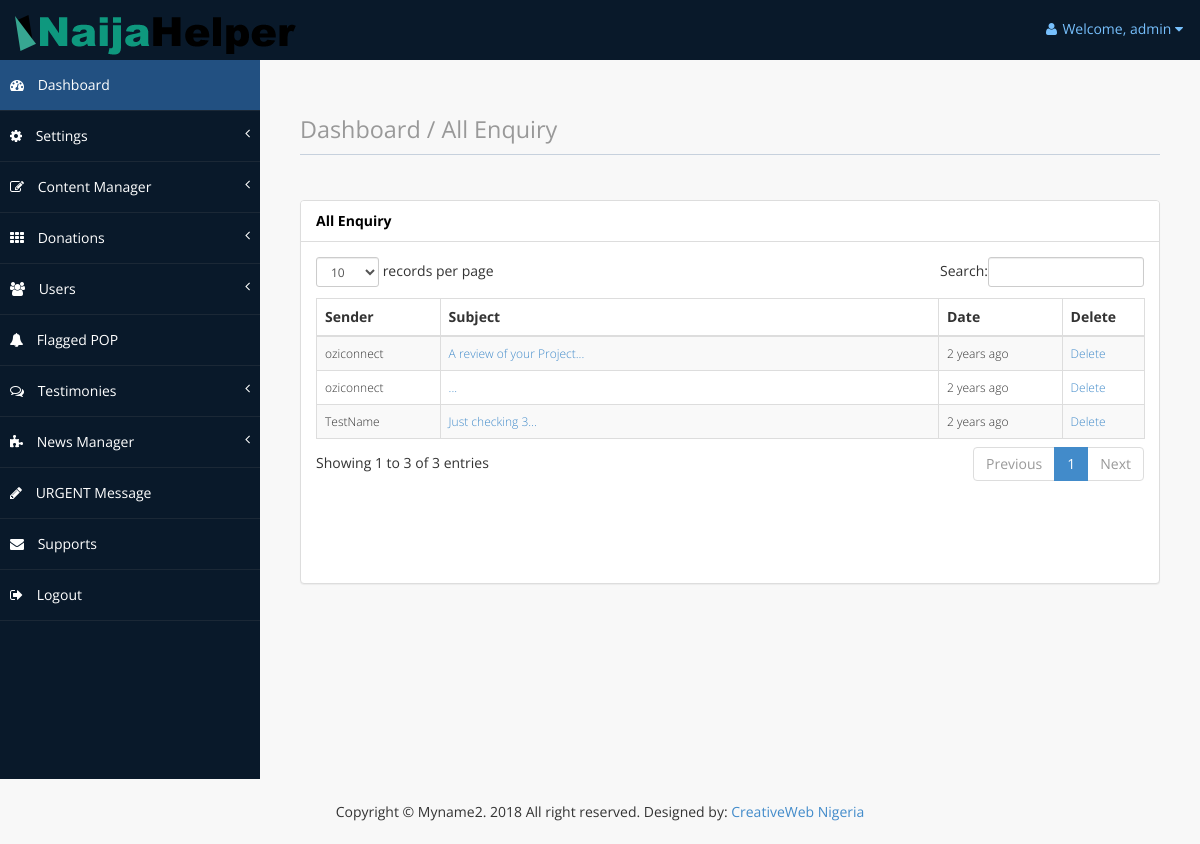
/administrator/supports (signed in), run on the app's committed database.
### tables this page shows
CREATE TABLE `website_settings` (
  `id` int(11) NOT NULL,
  `site_name` varchar(100) NOT NULL,
  `site_title` varchar(100) NOT NULL,
  `site_description` varchar(255) NOT NULL,
  `favicon_url` varchar(100) NOT NULL,
  `logo_url` varchar(100) NOT NULL,
  `last_updated` timestamp NOT NULL DEFAULT CURRENT_TIMESTAMP ON UPDATE CURRENT_TIMESTAMP
);

CREATE TABLE `messaging` (
  `id` int(11) NOT NULL,
  `sender_id` int(11) NOT NULL,
  `sender_name` varchar(100) NOT NULL,
  `reciever_id` int(11) NOT NULL,
  `receiver_name` varchar(100) NOT NULL,
  `subject` varchar(225) NOT NULL,
  `message` longtext NOT NULL,
  `file` varchar(100) NOT NULL,
  `status` varchar(100) NOT NULL,
  `ip` int(11) NOT NULL,
  `date_sent` datetime NOT NULL,
  `date_read` varchar(100) NOT NULL
);

### core/class.admin.php (called while the page is built, shortened)
<?php
	class ADMIN {
		private $connect;
		public function __construct(){
			$database = new Database();
			$db = $database->dbConnection();
			$this->connect = $db;
		}
		public function runQuery($sql){
			$stmt = $this->connect->prepare($sql);
			return $stmt;
		}
		public function enquirys(){
			try	{
				$stmt = $this->connect->prepare("SELECT *
					FROM messaging WHERE NOT sender_name='Admin'
					AND id IN (SELECT MAX(id) FROM messaging
					GROUP BY sender_id, reciever_id)
					ORDER BY date_sent DESC");
				$stmt->execute();
			}
			catch(PDOException $e){
				echo $e->getMessage();
			}
			$matches = $stmt->fetchAll(PDO::FETCH_ASSOC);
			return $matches;
		}
	}
	function timeAgo($dateTime){
		$dateTime = strtotime($dateTime);
		$cur_time   = time();
		$time_elapsed   = $cur_time - $dateTime;
		$seconds    = $time_elapsed ;
		$minutes    = round($time_elapsed / 60 );
		$hours      = round($time_elapsed / 3600);
		$days       = round($time_elapsed / 86400 );
		$weeks      = round($time_elapsed / 604800);
		$months     = round($time_elapsed / 2600640 );
		$years      = round($time_elapsed / 31207680 );
		if($seconds <= 60){
			return '<span style="color:#096;font-style:italic;">Just now</span>';
		}
		else if($hours <= 24){
			if($hours == 1){
				return "<span style=\"color:#096;font-style:italic;\">an hour ago</span>";
			}else{
				return "<span style=\"color:#096;font-style:italic;\">$hours hrs ago </span>";
			}
		}
		else if($days <= 7){
			if($days == 1){
				return "Yesterday";
			}else{
				return "$days days ago";
			}
		}
		else if($weeks <= 4.3){
			if($weeks == 1){
				return "a week ago";
			}else{
				return "$weeks weeks ago";
			}
		}
		else if($months <= 12){
			if($months == 1){
				return "a month ago";
			}else{
				return "$months months ago";
			}
		}
		else{
			if($years == 1){
				return "1 year ago";
			}else{
				return "$years years ago";
			}
		}
	}
?>

### core/adminSession.php (called while the page is built, shortened)
<?php
	$session = new ADMIN();
	if(!$session->is_loggedin()){
		$session->redirect(BASE_URL.'administrator/login');
		exit();
	}else{
		$auth_user = new ADMIN();
		$adminID = $_SESSION['admin_session'];
		$stmt = $auth_user->runQuery("SELECT * FROM admin WHERE id=:adminID");
		$stmt->execute(array(":adminID"=>$adminID));
		$userInfo = $stmt->fetch(PDO::FETCH_ASSOC);
		$stmt = $auth_user->runQuery("SELECT * FROM website_settings WHERE id='1'");
		$stmt->execute();
		$siteInfo = $stmt->fetch(PDO::FETCH_ASSOC);
	}

### administrator/supports.php (the view, shortened to what this page needs)
<?php
	require_once(ROOT_PATH . "core/class.admin.php");
	require_once(ROOT_PATH . "core/adminSession.php");
	$enquirys = $auth_user->enquirys();
?>
<?php include(ROOT_PATH."administrator/includes/header.php") ?>
<?php include(ROOT_PATH."administrator/includes/navMenu.php") ?>
        <div id="page-wrapper">
            <div id="page-inner">
                <div class="row">
                    <div class="col-md-12">
                        <h1 class="page-header">
                            <small>Dashboard / All Enquiry</small>
                        </h1>
                    </div>
                </div>
              <div class="row">
                <div class="col-md-12">
                    <div class="panel panel-default">
                        <div class="panel-heading">
                             All Enquiry
                        </div>
                        <div class="panel-body">
                            <div class="table-responsive">
                                <table class="table table-striped table-bordered table-hover"
                                id="dataTables-example">
                                    <thead>
                                        <tr>
                                            <th width="15%">Sender</th>
                                            <th width="60%">Subject</th>
                                            <th width="15%">Date</th>
                                            <th width="10%">Delete</th>
                                        </tr>
                                    </thead>
                                    <tbody style="font-size: 12px; font-weight: 200;">
                                    	<?php
                                            if (!empty($enquirys)) {
                                                foreach($enquirys as $enquiry) {?>
										<tr>
                                            <td><?php echo $enquiry["sender_name"];?></td>
                                            <td>
                                            <?php if($enquiry["status"] == "Unread"){?><a style="font-weight: 800" href="<?php echo BASE_URL.'administrator/support-details?id='.$enquiry["id"].'&sender='.$enquiry["sender_id"]; ?>"><?php echo $enquiry["subject"];?>... </a>
                                            <?php }else{?>
                                            	<a href="<?php echo BASE_URL.'administrator/support-details?id='.$enquiry["id"].'&sender='.$enquiry["sender_id"];?>"><?php echo $enquiry["subject"];?>... </a>
                                            <?php }?>
                                            </td>
                                            <td><?php echo timeAgo($enquiry["date_sent"]);?></td>
                                            <td><a href="<?php echo BASE_URL.'administrator/supports?deleteID='.$enquiry["id"] ?>">Delete</a></td>
                                        </tr>
                                        <?php  } }?>
                                    </tbody>
                                </table>
                        </div>
                        <br><br><br><br>
                    </div>
                </div>
            </div>
        </div>
	</div>
<?php include(ROOT_PATH."administrator/includes/footer.php") ?>

### administrator/includes/header.php (shortened to what this page needs)
<!DOCTYPE html>
<html xmlns="http://www.w3.org/1999/xhtml">
<head>
    <link href="<?php echo BASE_URL;?>user/assets/css/bootstrap.css" rel="stylesheet" />
    <link href="<?php echo BASE_URL;?>user/assets/css/font-awesome.css" rel="stylesheet" />
    <link href="<?php echo BASE_URL;?>user/assets/css/custom-styles.css" rel="stylesheet" />
    <link href="<?php echo BASE_URL;?>user/assets/js/dataTables/dataTables.bootstrap.css" rel="stylesheet" />
</head>
<body>
    <div id="wrapper">
        <nav class="navbar navbar-default top-navbar" role="navigation">
            <div class="navbar-header">
                <?php if(isset($siteInfo['logo_url'])){
                    $logoURL = BASE_URL.str_replace('../', '', $siteInfo['logo_url']);?>
                <a class="navbar-brand" href="<?php echo BASE_URL;?>">
                <img src="<?php echo $logoURL;?>" alt="logo"/></a>
                <?php }else{?>
                <a class="navbar-brand" href="<?php echo BASE_URL;?>"><img src="img/logo.png" alt="logo"/></a>
                <?php }?>
            </div>
            <ul class="nav navbar-top-links navbar-right">
                <li class="dropdown">
                    <a class="dropdown-toggle" data-toggle="dropdown" href="#" aria-expanded="false">
                        <i class="fa fa-user fa-fw"></i>Welcome, <?php echo $userInfo["username"];  ?> <i class="fa fa-caret-down"></i>
                    </a>
                </li>
            </ul>
        </nav>

### administrator/includes/footer.php (shortened to what this page needs)
<br><br><br><br><br><br><br>
            </div>
        </div>
<footer style="background:#F8F8F8; padding: 10px; text-align:center;">
    <p>Copyright &copy; <?php if(isset($siteInfo['site_name'])){echo $siteInfo['site_name'];}else{echo 'Yoursite Name';}?>. <?php echo date("Y");?> All right reserved. Designed by:
<a target="_blank" href="http://www.creativeweb.com.ng">CreativeWeb Nigeria</a></p>
</footer>
</body>
</html>

### user/assets/css/custom-styles.css (style rules this page uses)
body { font-family: 'Open Sans', sans-serif; }
#wrapper { width: 100%; background:#09192A; }
#page-wrapper { padding: 15px 15px; background:#F8F8F8; }
#page-inner { width:100%; margin:10px 20px 10px 0px; background-color:transparent; padding:10px; }
h1, .h1, h2, .h2, h3, .h3 { margin-top: 7px; margin-bottom: -5px; }
p, .listItemCust li { font-size:14px; line-height:25px; padding-top:10px; }
.page-header { padding-bottom: 9px; margin: 10px 0 45px; border-bottom: 1px solid #C7D1DD; }
.panel-default > .panel-heading { color: #000; background-color: #FFFFFF; border-color: #ddd; font-weight:bold; }
footer p { font-size: 14px; }
.top-navbar { margin:0px; }
.top-navbar .navbar-brand { color: #fff; width: 260px; text-align: left; height: 60px; font-size: 30px; font-weight: 700; text-transform: uppercase; line-height: 30px; }
.top-navbar .nav > li { position: relative; display: inline-block; }
.top-navbar .nav > li > a { position: relative; display: block; padding: 19px 15px; color: #77C0FD; }
.top-navbar { background:#09192A; border-bottom:none; }
.top-navbar .nav > li > a > i { margin-right: 2px; }
.navbar-default { border:0px solid black; }
.navbar-header { background: #09192A; }
.nav > li > a > i { margin-right:10px; }
@media (min-width:768px) { #page-wrapper { margin: 0 0 0 260px; padding: 15px 30px; } }
@media (min-width:768px) { .navbar { border-radius: 0px; } }

### data on the page
website_settings: logo_url (picture), site_name "Myname2"
messaging: sender_name "oziconnect", subject "A review of your Project", date_sent "2 years ago"
messaging: sender_name "oziconnect", date_sent "2 years ago"
messaging: sender_name "TestName", subject "Just checking 3", date_sent "2 years ago"

### other printed values
$userInfo["username"] "admin"
